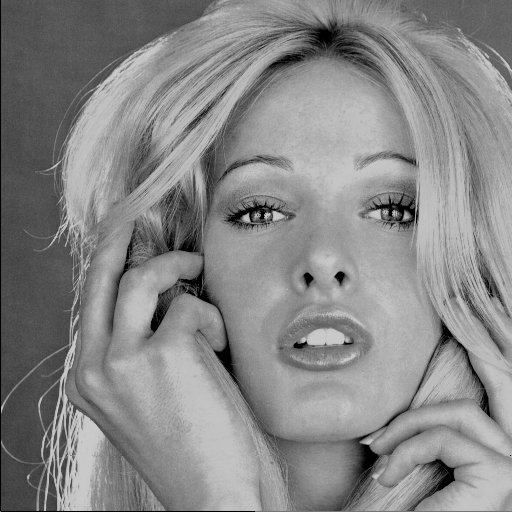
%> input picture img/woman_blonde.bmp, 512 x 512 px
$ octave Fast_run.m   (GNU Octave 9; MATLAB toolbox functions it lacks are replaced by stand-ins)
%> lines starting %> are read from the running program, lines starting %| are printed output that depends on the picture; in (x1, y1, x2, y2) boxes, pixels count from 0 and x2, y2 are one past the last pixel; in counts of white or black regions, pixels touching at a corner belong together; the program's own positions count from 1
### src/Fast_Encrypt.m
function Fast_Encrypt( input )
%Encrypt_Progressive Encrypt the image into N shares with sensitive area
    % Get parameter
    QT          = input.QT;
    Z           = input.Z;
    width       = input.width;
    height      = input.height;
    input_path  = input.input_path;
    input_file  = input.input_file;
    output_path = input.output_path;
    output_file = input.output_file;

    N = input.N;
%     S = input.S;
    S1 = input.S1;
    S2 = input.S2;
    S3 = input.S3;
    S = [S1 S2 S3];


    % Read in files,
    [~,~,~] = mkdir(output_path);
    img = imread([input_path input_file]);
    img = double(img);

    % [7 lines of commented-out code are left out]
    height_s = height/8;
    width_s = width/8;

    % Do DCT
    for j = 1:8:width
        for i = 1:8:height
            img(i:i+7,j:j+7) = round( dct2( img(i:i+7,j:j+7) )./QT );
        end
    end
    img(1:8:height,1:8:width) = img(1:8:height,1:8:width) - 128;
    img = img + 125;

    % Do truncate
    for j = 1:width
        for i = 1:height
            if img(i,j) > 250
                img(i,j) = 250;
            elseif img(i,j) < 0
                img(i,j) = 0;
            end
        end
    end

    % Do Rearrange
    C = [];
    for itr = Z
        j = mod((itr-1), 8)+1;
        i = (itr - j)/8 +1;
        C = [C reshape( img(i:8:height, j:8:width), 1, [] )];
    end

    % Do Secret Share
    % Define dct's k
	% 2 3 6 6 7 7 8 8
	% 4 5 6 7 7 8 8 8
	% 5 6 7 7 8 8 8 8
	% 6 7 7 8 8 8 8 8
	% 7 7 8 8 8 8 8 8
	% 7 8 8 8 8 8 8 8
	% 8 8 8 8 8 8 8 8
	% 8 8 8 8 8 8 9 9
    output_img = zeros(width*height,N);
    offset = 1;
    i = 1;
    K = [0 1 2 3 5 10 21 62 64];
    % DC
    while i < height_s*width_s*K(2)
        if( Check_S( S1, i, height_s*width_s ) || Check_S( S1, i+1, height_s*width_s ) )
            % Sensitive area
            tmp = [C(i:i+1) randi(250,1,N-2)];
            for x = 1:N
                output_img(offset, x) = Equation(tmp, x);
            end
        elseif( Check_S( S2, i, height_s*width_s ) || Check_S( S2, i+1, height_s*width_s ) )
            % Sensitive area
            tmp = [C(i:i+1) randi(250,1,N-3)];
            for x = 1:N
                output_img(offset, x) = Equation(tmp, x);
            end
        elseif( Check_S( S3, i, height_s*width_s ) || Check_S( S3, i+1, height_s*width_s ) )
            % Sensitive area
            tmp = [C(i:i+1) randi(250,1,N-4)];
            for x = 1:N
                output_img(offset, x) = Equation(tmp, x);
            end
        else
            % Not Sensitive area
            for x = 1:N
                output_img(offset, x) = Equation(C(i:i+1), x);
            end
        end
        offset = offset+1;
        i = i+2;
    end

    % AC
    for R = 3:N
        while i < height_s*width_s*K(R)
            % Find if overlap with sensitive area
            flag = 0;
            for new_i = i:i+R-1
                if( Check_S( S, new_i, height_s*width_s ) )
                    flag = 1;
                    break;
                end
            end
            % Overlapped
            if( flag )
                % Do share for not Overlapped part
                if( new_i ~= i )
                    tmp = [C(i:new_i-1) randi(250,1,R-new_i+i)];
                    for x = 1:N
                        output_img(offset, x) = Equation(tmp, x);
                    end
                    offset = offset+1;
                    i = new_i;
                end
                % Do share for sensitive part
                while( true )
                    % Sensitive area
                    if( Check_S( S1, i, height_s*width_s ) )
                        tmp = [C(i) randi(250,1,N-1)];
                    elseif( Check_S( S2, i, height_s*width_s ) )
                        tmp = [C(i) randi(250,1,N-2)];
                    elseif( Check_S( S3, i, height_s*width_s ) )
                        tmp = [C(i) randi(250,1,N-3)];
                    else
                        break;
                    end
                    for x = 1:N
                        output_img(offset, x) = Equation(tmp, x);
                    end
                    i = i+1;
                    offset = offset+1;
                    % If reach EOF
                    if i == length(C)
                        break;
                    end
                end
            % Not sensitive part
            else
                % If remain length < R
                if( i+R-1 > length(C) )
                    tmp = randi(255, 1, R);
                    tmp(1:(length(C)-i+1)) = C(i:end);
                    for x = 1:N
                        output_img(offset, x) = Equation(tmp, x);
                    end
                % Normal condition
                else
                    for x = 1:N
                        output_img(offset, x) = Equation(C(i:i+R-1), x);
                    end
                end
                offset = offset+1;
                i = i+R;
            end
        end
    end

    offset = offset - 1;
    % Delete rest part and remain padding to fit output image size
    offset_s = ceil( offset * 2 / height )*height/2;
    output_img((offset_s+1):end, :) = [];
    % Give Random value to padding (to show the padding, comment out)
    output_img((offset+1):offset_s, :) = randi(250,offset_s-offset, N);

    % Output
    output_img = uint8(output_img);
    for i = 1:N
        output_name = [output_path output_file num2str(i, '_%02d') '.bmp'];
        tmp = reshape(output_img(:,i), height/2, []);
        imwrite(tmp, output_name);
    end
end

function out = Check_S( S, i, P )
% Return true if 'i' is in sensitive area
    i = mod(i, P);
    if( i == 0 )
        i = P;
    end
    out = sum( find( S == i ) );
end

### src/Fast_run.m
clear;

% input.dsp = 0; % 1 for Displaym 0 for not
% input.permutation = 0; % 1 for permute, 0 for not
% input.key = 999;
input.QT = [8 5 3 3 2 2 1 1;
            5 3 3 2 2 1 1 1;
            3 3 2 2 1 1 1 1;
            3 2 2 1 1 1 1 1;
            2 2 1 1 1 1 1 1;
            2 1 1 1 1 1 1 1;
            1 1 1 1 1 1 1 1;
            1 1 1 1 1 1 1 1];
input.Z = [ 1  2  9 17 10  3  4 11 18 25 33 26 19 12  5  6 ...
           13 20 27 34 41 49 42 35 28 21 14  7  8 15 22 29 ...
           36 43 50 57 58 51 44 37 30 23 16 24 31 38 45 52 ...
           59 60 53 46 39 32 40 47 54 61 62 55 48 56 63 64];

input.N = 9;

a = 'woman_blonde';
input.width = 512;
input.height = 512;

% [18 lines of commented-out code are left out]
S1 = [ [300 145 357 296]; ];
S2 = [ [221 204 420 227]; ];
S3 = [  ];


S1( :, [1 3] ) = round( (S1( :, [1 3])) / 8);
S1( :, 2 ) = floor( (S1( :, 2)+4) / 16)*2 +1;
S1( :, 4 ) =  ceil( (S1( :, 4)-4) / 16)*2 +2;
S2( :, [1 3] ) = round( (S2( :, [1 3])) / 8);
S2( :, 2 ) = floor( (S2( :, 2)+4) / 16)*2 +1;
S2( :, 4 ) =  ceil( (S2( :, 4)-4) / 16)*2 +2;
% S3( :, [1 3] ) = round( (S3( :, [1 3])) / 8);
% S3( :, 2 ) = floor( (S3( :, 2)+4) / 16)*2 +1;
% S3( :, 4 ) =  ceil( (S3( :, 4)-4) / 16)*2 +2;

height = input.height/8;
[w, h] = size(S1);
input.S1 = [];
for i = 1:w
    for x = S1(i,1):S1(i,3)
        input.S1 = [input.S1 ((x-1)*height)+S1(i,2):((x-1)*height)+S1(i,4)];
    end
end
[w, h] = size(S2);
input.S2 = [];
for i = 1:w
    for x = S2(i,1):S2(i,3)
        input.S2 = [input.S2 ((x-1)*height)+S2(i,2):((x-1)*height)+S2(i,4)];
    end
end
[w, h] = size(S3);
input.S3 = [];
for i = 1:w
    for x = S3(i,1):S3(i,3)
        input.S3 = [input.S3 ((x-1)*height)+S3(i,2):((x-1)*height)+S3(i,4)];
    end
end

input.input_path  = '../img/';
input.input_file  = [a '.bmp'];
input.output_path = '../result_d_Multi3/';
input.output_file = [a '_r'];
input.org = [input.input_path input.input_file];

Fast_Encrypt(input);
%> in Fast_Encrypt, img is the input picture: size 512x512 uint8; min 0, max 202, mean 135.1
%> after the loop in Fast_Encrypt, `for j = 1:8:width`:
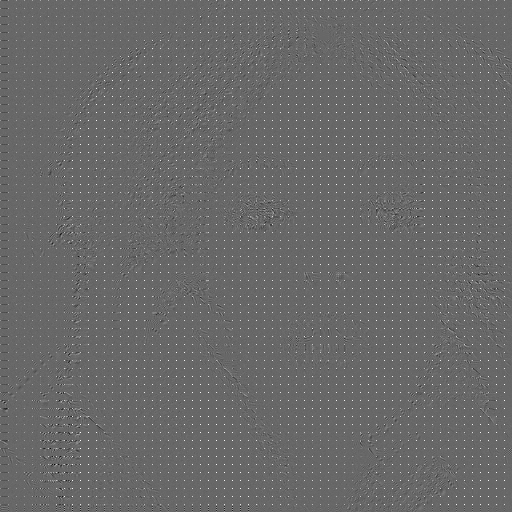
%> img: size 512x512 double; min -138, max 201, mean 2.1; drawn with min black and max white
%> in Fast_Encrypt, `img(1:8:height,1:8:width) = img(1:8:height,1:8:width) - 128;`:
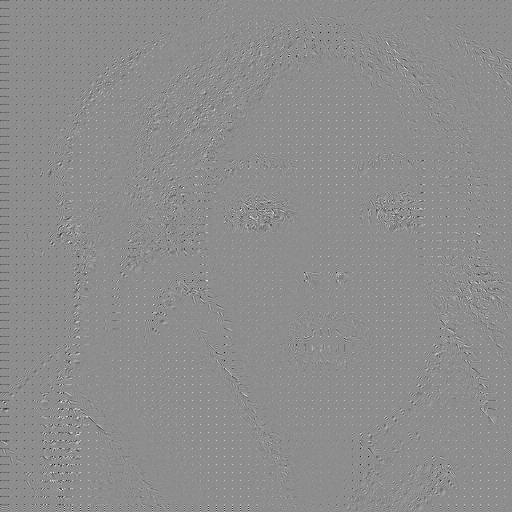
%> img: size 512x512 double; 1.56% of pixels changed, all inside (x1, y1, x2, y2) = (0, 0, 505, 505); drawn with min black and max white
%> after the loop in Fast_Encrypt, `for j = 1:width`: img: size 512x512 double; min 0, max 236, mean 125.1
%> after the loop in Fast_Encrypt, `while i < height_s*width_s*K(2)`: i = 4097; offset = 2049; tmp = [173 179 194 143 66 172 114 181]
%> (the run ends here)
